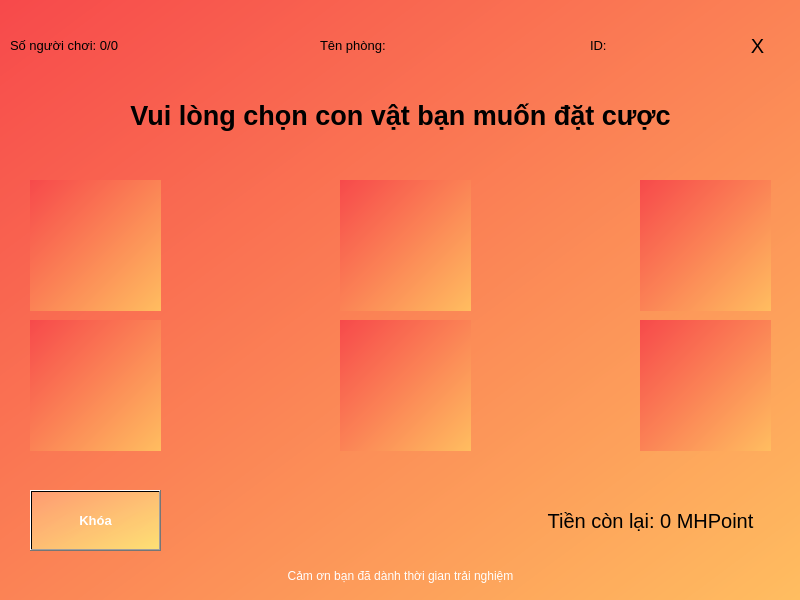
<?xml version="1.0" encoding="UTF-8"?>
<ui version="4.0">
 <class>Main</class>
 <widget class="QMainWindow" name="Main">
  <property name="geometry">
   <rect>
    <x>0</x>
    <y>0</y>
    <width>800</width>
    <height>600</height>
   </rect>
  </property>
  <property name="windowTitle">
   <string>Game Bầu Cua Online - In Game - Choosing</string>
  </property>
  <property name="styleSheet">
   <string notr="true">background-color: qlineargradient(spread:pad, x1:0, y1:0, x2:1, y2:1, stop:0 rgba(247, 73, 75, 255), stop:0.997452 rgba(255, 189, 96, 255), stop:1 rgba(255, 255, 255, 255));</string>
  </property>
  <widget class="QWidget" name="centralwidget">
   <property name="styleSheet">
    <string notr="true"/>
   </property>
   <widget class="QLabel" name="status">
    <property name="geometry">
     <rect>
      <x>0</x>
      <y>90</y>
      <width>801</width>
      <height>51</height>
     </rect>
    </property>
    <property name="sizePolicy">
     <sizepolicy hsizetype="Fixed" vsizetype="Fixed">
      <horstretch>0</horstretch>
      <verstretch>0</verstretch>
     </sizepolicy>
    </property>
    <property name="font">
     <font>
      <family>Segoe UI</family>
      <pointsize>20</pointsize>
      <weight>75</weight>
      <bold>true</bold>
     </font>
    </property>
    <property name="autoFillBackground">
     <bool>false</bool>
    </property>
    <property name="styleSheet">
     <string notr="true">background:none;</string>
    </property>
    <property name="text">
     <string>Vui lòng chọn con vật bạn muốn đặt cược</string>
    </property>
    <property name="scaledContents">
     <bool>true</bool>
    </property>
    <property name="alignment">
     <set>Qt::AlignCenter</set>
    </property>
   </widget>
   <widget class="QLabel" name="credit">
    <property name="geometry">
     <rect>
      <x>0</x>
      <y>560</y>
      <width>801</width>
      <height>31</height>
     </rect>
    </property>
    <property name="styleSheet">
     <string notr="true">color:white;background-color:none;</string>
    </property>
    <property name="text">
     <string>Cảm ơn bạn đã dành thời gian trải nghiệm</string>
    </property>
    <property name="alignment">
     <set>Qt::AlignCenter</set>
    </property>
   </widget>
   <widget class="QLabel" name="currentbalance">
    <property name="geometry">
     <rect>
      <x>510</x>
      <y>490</y>
      <width>281</width>
      <height>61</height>
     </rect>
    </property>
    <property name="font">
     <font>
      <pointsize>15</pointsize>
     </font>
    </property>
    <property name="styleSheet">
     <string notr="true">background:none;</string>
    </property>
    <property name="text">
     <string>Tiền còn lại: 0 MHPoint</string>
    </property>
    <property name="alignment">
     <set>Qt::AlignCenter</set>
    </property>
   </widget>
   <widget class="QPushButton" name="lock">
    <property name="geometry">
     <rect>
      <x>30</x>
      <y>490</y>
      <width>131</width>
      <height>61</height>
     </rect>
    </property>
    <property name="font">
     <font>
      <family>Segoe UI</family>
      <pointsize>10</pointsize>
      <weight>75</weight>
      <bold>true</bold>
     </font>
    </property>
    <property name="cursor">
     <cursorShape>PointingHandCursor</cursorShape>
    </property>
    <property name="styleSheet">
     <string notr="true">background-color: qlineargradient(spread:pad, x1:0, y1:0, x2:1, y2:1, stop:0 rgba(255, 170, 127, 176), stop:1 rgba(255, 255, 127, 187));
color: rgb(255, 255, 255);</string>
    </property>
    <property name="text">
     <string>Khóa</string>
    </property>
   </widget>
   <widget class="QLabel" name="exit">
    <property name="geometry">
     <rect>
      <x>730</x>
      <y>20</y>
      <width>55</width>
      <height>51</height>
     </rect>
    </property>
    <property name="font">
     <font>
      <family>Segoe UI</family>
      <pointsize>15</pointsize>
     </font>
    </property>
    <property name="cursor">
     <cursorShape>PointingHandCursor</cursorShape>
    </property>
    <property name="styleSheet">
     <string notr="true">QLabel {
background:none;
}
QLabel::hover {
background:none;
color:white;
}</string>
    </property>
    <property name="text">
     <string>X</string>
    </property>
    <property name="alignment">
     <set>Qt::AlignCenter</set>
    </property>
   </widget>
   <widget class="QLabel" name="idroom">
    <property name="geometry">
     <rect>
      <x>590</x>
      <y>20</y>
      <width>141</width>
      <height>51</height>
     </rect>
    </property>
    <property name="font">
     <font>
      <pointsize>10</pointsize>
     </font>
    </property>
    <property name="styleSheet">
     <string notr="true">background:none;</string>
    </property>
    <property name="text">
     <string>ID:</string>
    </property>
    <property name="alignment">
     <set>Qt::AlignLeading|Qt::AlignLeft|Qt::AlignVCenter</set>
    </property>
   </widget>
   <widget class="QLabel" name="playercount">
    <property name="geometry">
     <rect>
      <x>10</x>
      <y>20</y>
      <width>211</width>
      <height>51</height>
     </rect>
    </property>
    <property name="font">
     <font>
      <family>Segoe UI</family>
      <pointsize>10</pointsize>
     </font>
    </property>
    <property name="styleSheet">
     <string notr="true">background:none;</string>
    </property>
    <property name="text">
     <string>Số người chơi: 0/0</string>
    </property>
   </widget>
   <widget class="QLabel" name="bau">
    <property name="geometry">
     <rect>
      <x>30</x>
      <y>180</y>
      <width>131</width>
      <height>131</height>
     </rect>
    </property>
    <property name="cursor">
     <cursorShape>PointingHandCursor</cursorShape>
    </property>
    <property name="text">
     <string/>
    </property>
    <property name="pixmap">
     <pixmap resource="assets.qrc">:/assets/images/bau.png</pixmap>
    </property>
    <property name="scaledContents">
     <bool>true</bool>
    </property>
   </widget>
   <widget class="QLabel" name="cua">
    <property name="geometry">
     <rect>
      <x>340</x>
      <y>180</y>
      <width>131</width>
      <height>131</height>
     </rect>
    </property>
    <property name="cursor">
     <cursorShape>PointingHandCursor</cursorShape>
    </property>
    <property name="text">
     <string/>
    </property>
    <property name="pixmap">
     <pixmap resource="assets.qrc">:/assets/images/cua.png</pixmap>
    </property>
    <property name="scaledContents">
     <bool>true</bool>
    </property>
   </widget>
   <widget class="QLabel" name="ca">
    <property name="geometry">
     <rect>
      <x>30</x>
      <y>320</y>
      <width>131</width>
      <height>131</height>
     </rect>
    </property>
    <property name="cursor">
     <cursorShape>PointingHandCursor</cursorShape>
    </property>
    <property name="text">
     <string/>
    </property>
    <property name="pixmap">
     <pixmap resource="assets.qrc">:/assets/images/ca.png</pixmap>
    </property>
    <property name="scaledContents">
     <bool>true</bool>
    </property>
   </widget>
   <widget class="QLabel" name="ga">
    <property name="geometry">
     <rect>
      <x>640</x>
      <y>320</y>
      <width>131</width>
      <height>131</height>
     </rect>
    </property>
    <property name="cursor">
     <cursorShape>PointingHandCursor</cursorShape>
    </property>
    <property name="text">
     <string/>
    </property>
    <property name="pixmap">
     <pixmap resource="assets.qrc">:/assets/images/ga.png</pixmap>
    </property>
    <property name="scaledContents">
     <bool>true</bool>
    </property>
   </widget>
   <widget class="QLabel" name="ho">
    <property name="geometry">
     <rect>
      <x>340</x>
      <y>320</y>
      <width>131</width>
      <height>131</height>
     </rect>
    </property>
    <property name="cursor">
     <cursorShape>PointingHandCursor</cursorShape>
    </property>
    <property name="text">
     <string/>
    </property>
    <property name="pixmap">
     <pixmap resource="assets.qrc">:/assets/images/ho.png</pixmap>
    </property>
    <property name="scaledContents">
     <bool>true</bool>
    </property>
   </widget>
   <widget class="QLabel" name="tom">
    <property name="geometry">
     <rect>
      <x>640</x>
      <y>180</y>
      <width>131</width>
      <height>131</height>
     </rect>
    </property>
    <property name="cursor">
     <cursorShape>PointingHandCursor</cursorShape>
    </property>
    <property name="text">
     <string/>
    </property>
    <property name="pixmap">
     <pixmap resource="assets.qrc">:/assets/images/tom.png</pixmap>
    </property>
    <property name="scaledContents">
     <bool>true</bool>
    </property>
   </widget>
   <widget class="QLabel" name="roomname">
    <property name="geometry">
     <rect>
      <x>320</x>
      <y>20</y>
      <width>191</width>
      <height>51</height>
     </rect>
    </property>
    <property name="font">
     <font>
      <pointsize>10</pointsize>
     </font>
    </property>
    <property name="styleSheet">
     <string notr="true">background:none;</string>
    </property>
    <property name="text">
     <string>Tên phòng:</string>
    </property>
    <property name="alignment">
     <set>Qt::AlignLeading|Qt::AlignLeft|Qt::AlignVCenter</set>
    </property>
   </widget>
  </widget>
 </widget>
 <resources>
  <include location="background.qrc"/>
  <include location="assets.qrc"/>
 </resources>
 <connections/>
</ui>
